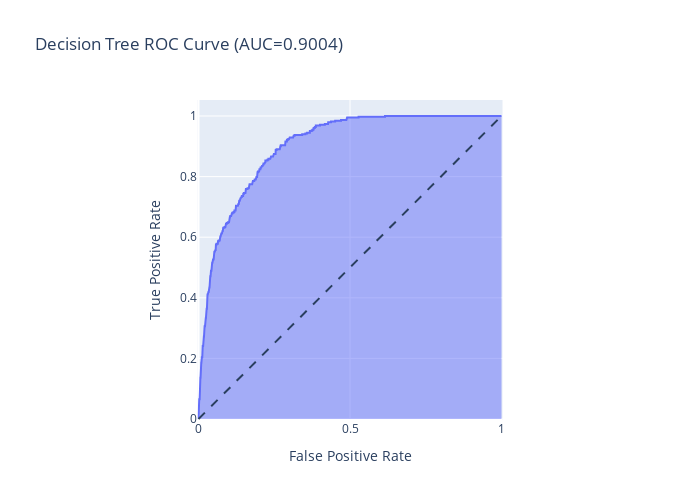

The notebook cell this image was saved under:
### Markdown cell above
The overfitting is particularly apparent when comparing the training and testing confusion matrices. There's a pretty significant difference in performance.

And finally, I'll create an ROC curve and print the AUC.

### Code cell
#calculate roc/auc data
y_score = lr_pipe.decision_function(X_test)
fpr, tpr, thresholds = roc_curve(y_test, y_score)

#Code borrowed from plotly documentation
#plot ROC curve 
fig = px.area(
    x=fpr, y=tpr,
    title=f'Decision Tree ROC Curve (AUC={auc(fpr, tpr):.4f})', #include AUC in the title
    labels=dict(x='False Positive Rate', y='True Positive Rate'),
    width=700, height=500
)

#add 1=1 line
fig.add_shape(
    type='line', line=dict(dash='dash'),
    x0=0, x1=1, y0=0, y1=1
)

fig.update_yaxes(scaleanchor="x", scaleratio=1)
fig.update_xaxes(constrain='domain')
fig.show()

### Figure 1 — Plotly figure (JSON) as saved in the notebook; plotly's stock layout.template omitted (floating-point values rounded to 4 significant figures; data arrays with more than 128 entries replaced by an {"elided": "..."} marker saying what was removed)
{"data": [{"hovertemplate": "False Positive Rate=%{x}<br>True Positive Rate=%{y}<extra></extra>", "legendgroup": "", "line": {"color": "#636efa"}, "mode": "lines", "name": "", "orientation": "v", "showlegend": false, "stackgroup": "1", "type": "scatter", "x": {"elided": "412 float values"}, "xaxis": "x", "y": {"elided": "412 float values"}, "yaxis": "y"}], "layout": {"height": 500, "legend": {"tracegroupgap": 0}, "shapes": [{"line": {"dash": "dash"}, "type": "line", "x0": 0, "x1": 1, "y0": 0, "y1": 1}], "title": {"text": "Decision Tree ROC Curve (AUC=0.9004)"}, "width": 700, "xaxis": {"anchor": "y", "constrain": "domain", "domain": [0, 1], "title": {"text": "False Positive Rate"}}, "yaxis": {"anchor": "x", "domain": [0, 1], "scaleanchor": "x", "scaleratio": 1, "title": {"text": "True Positive Rate"}}}}
